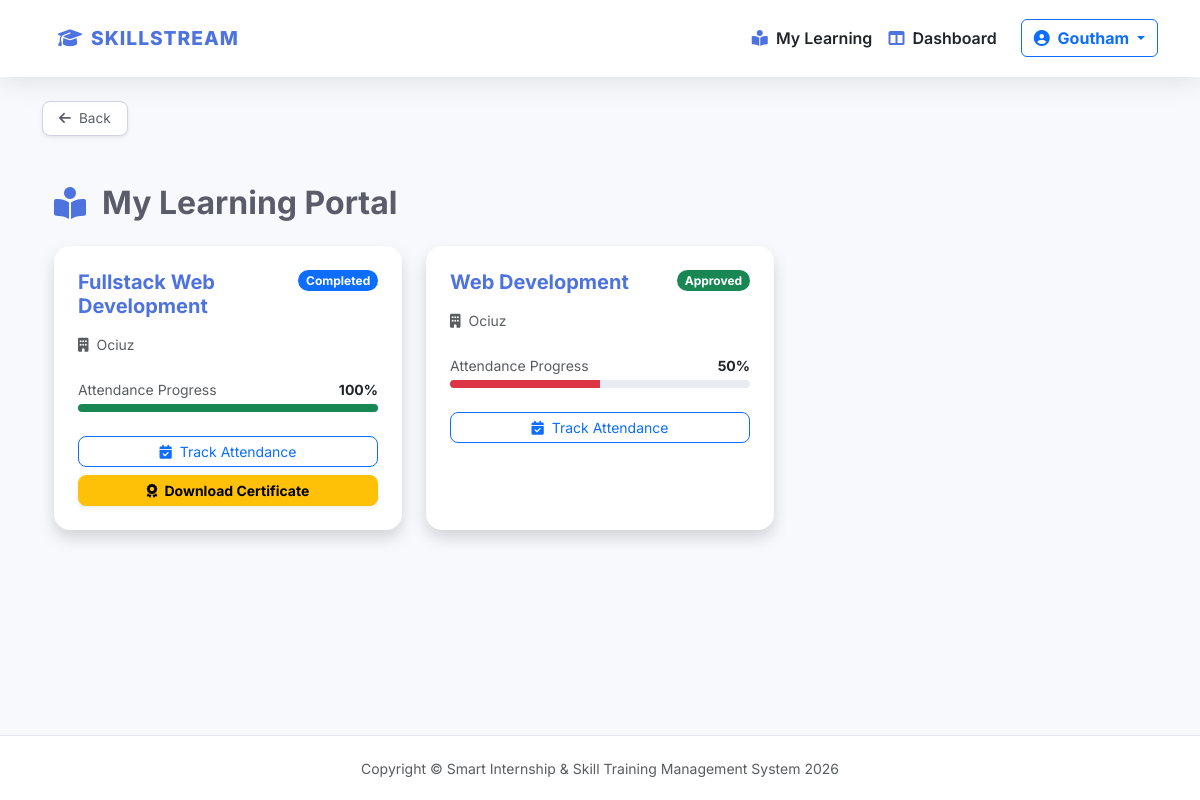
The app's page /my-learning/ (signed in) with its own data.
### student/models.py (models this page shows)
class StudentApplication(models.Model):
    STATUS_CHOICES = [
        ('Pending', 'Pending'),
        ('Approved', 'Approved'),
        ('Rejected', 'Rejected'),
        ('Completed', 'Completed'),
    ]
    student = models.ForeignKey(StudentProfile, on_delete=models.CASCADE)
    program = models.ForeignKey(InternshipProgram, on_delete=models.CASCADE)
    status = models.CharField(max_length=20, default='Pending') # Pending, Approved, Completed

class InternshipProgram(models.Model):
    title = models.CharField(max_length=200)
    institution_name = models.CharField(max_length=255)
    location = models.CharField(max_length=100)
    description = models.TextField()

### student/views.py (the view)
# urls.py: path('my-learning/', my_learning_view, name='my_learning'),
@login_required
def my_learning_view(request):
    student = request.user.studentprofile
    enrolled_apps = StudentApplication.objects.filter(
        student=student,
        status__in=['Approved', 'Completed']
    )
    for app in enrolled_apps:
        records = Attendance.objects.filter(application=app)
        total = records.count()
        present = records.filter(is_present=True).count()
        app.attendance_pct = (present / total * 100) if total > 0 else 0
    return render(request, 'student/my_learning.html', {'enrolled_courses': enrolled_apps})

### templates/student/my_learning.html (shortened to what this page needs)
{% extends 'student/base.html' %}
{% block content %}
<div class="container py-4">
    <div class="d-flex align-items-center mb-4">
        <i class="fas fa-book-reader fa-2x text-primary me-3"></i>
        <h2 class="fw-bold text-gray-800 mb-0">My Learning Portal</h2>
    </div>
    <div class="row">
        {% for app in enrolled_courses %}
        <div class="col-md-6 col-lg-4 mb-4">
            <div class="card shadow border-0 h-100 rounded-4 overflow-hidden">
                <div class="card-body p-4">
                    <div class="d-flex justify-content-between align-items-start mb-3">
                        <h5 class="fw-bold text-primary mb-0">{{ app.program.title }}</h5>
                        <span class="badge {% if app.status == 'Completed' %}bg-primary{% else %}bg-success{% endif %} rounded-pill">
                            {{ app.status }}
                        </span>
                    </div>
                    <p class="text-muted small mb-4"><i class="fas fa-building me-1"></i> {{ app.program.institution_name }}</p>
                    <div class="mb-4">
                        <div class="d-flex justify-content-between small mb-1">
                            <span class="text-muted">Attendance Progress</span>
                            <span class="fw-bold">{{ app.attendance_pct|floatformat:0 }}%</span>
                        </div>
                        <div class="progress" style="height: 8px; border-radius: 10px;">
                            <div class="progress-bar {% if app.attendance_pct < 75 %}bg-danger{% else %}bg-success{% endif %}"
                                 role="progressbar" style="width: {{ app.attendance_pct }}%"></div>
                        </div>
                    </div>
                    <div class="d-grid gap-2">
                        <a href="{% url 'view_attendance' app.id %}" class="btn btn-outline-primary btn-sm rounded-3">
                            <i class="fas fa-calendar-check me-1"></i> Track Attendance
                        </a>
                        {% if app.status == 'Completed' and app.attendance_pct >= 80 %}
                        <a href="{% url 'download_certificate' app.id %}" class="btn btn-warning btn-sm fw-bold rounded-3 shadow-sm">
                            <i class="fas fa-award me-1"></i> Download Certificate
                        </a>
                        {% elif app.status == 'Completed' %}
                        <div class="alert alert-light border small mb-0 py-2">
                            <i class="fas fa-info-circle me-1"></i> Low attendance for certificate.
                        </div>
                        {% endif %}
                    </div>
                </div>
            </div>
        </div>
        {% endfor %}
    </div>
</div>
{% endblock %}

### templates/student/base.html (shortened to what this page needs)
{% load static %}
<!DOCTYPE html>
<html lang="en">
<head>
    <link href="https://cdn.jsdelivr.net/npm/bootstrap@5.3.0/dist/css/bootstrap.min.css" rel="stylesheet">
    <link rel="stylesheet" href="https://cdnjs.cloudflare.com/ajax/libs/font-awesome/6.4.0/css/all.min.css">
    <link rel="stylesheet" href="{% static 'student/css/style.css' %}">
</head>
<body>
    <nav class="navbar navbar-expand-lg navbar-custom sticky-top mb-4">
        <div class="container">
            <a class="sidebar-brand" href="{% url 'track_status' %}">
                <i class="fas fa-graduation-cap me-2"></i>SKILLSTREAM
            </a>
            <div class="collapse navbar-collapse" id="navbarNav">
                <ul class="navbar-nav ms-auto align-items-center">
                    {% if user.is_authenticated %}
                        <li class="nav-item">
                            <a class="nav-link text-dark fw-semibold" href="{% url 'my_learning' %}">
                                <i class="fas fa-book-reader me-1 text-primary"></i> My Learning
                            </a>
                        </li>
                        <li class="nav-item">
                            <a class="nav-link text-dark fw-semibold" href="{% url 'track_status' %}">
                                <i class="fas fa-columns me-1 text-primary"></i> Dashboard
                            </a>
                        </li>
                        <li class="nav-item ms-lg-3">
                            <div class="dropdown">
                                <button class="btn btn-outline-primary dropdown-toggle fw-bold" type="button" data-bs-toggle="dropdown">
                                    <i class="fas fa-user-circle me-1"></i> {{ user.username }}
                                </button>
                            </div>
                        </li>
                    {% else %}
                        <li class="nav-item">
                            <a href="{% url 'login' %}" class="btn btn-primary px-4 fw-bold">Login</a>
                        </li>
                    {% endif %}
                </ul>
            </div>
        </div>
    </nav>
    <main class="container">
        {% if user.is_authenticated and request.resolver_match.url_name != 'track_status' %}
        <div class="mb-4">
            <a href="javascript:history.back()" class="back-btn shadow-sm">
                <i class="fas fa-arrow-left me-2"></i> Back
            </a>
        </div>
        {% endif %}
        {% block content %}
        {% endblock %}
    </main>
    <footer class="footer mt-auto">
        <div class="container text-center">
            <span class="text-muted small">
                Copyright &copy; Smart Internship & Skill Training Management System 2026
            </span>
        </div>
    </footer>
</body>
</html>

### static/student/css/style.css (style rules this page uses)
:root { --sidebar-width: 250px; --primary-blue: #4e73df; --dark-blue: #224abe; --success-green: #1cc88a; --info-teal: #36b9cc; --warning-yellow: #f6c23e; --danger-red: #e74a3b; --bg-light: #f8f9fc; --text-gray: #5a5c69; --card-shadow: 0 0.15rem 1.75rem 0 rgba(58, 59, 69, 0.15); }
body { background-color: var(--bg-light); color: var(--text-gray); font-family: 'Inter', -apple-system, BlinkMacSystemFont, "Segoe UI", Roboto, sans-serif; margin: 0; }
.sidebar-brand { text-align: center; font-weight: 800; font-size: 1.2rem; padding: 1rem; color: white; text-transform: uppercase; letter-spacing: 1px; }
.progress { height: 1.2rem; border-radius: 20px; background-color: #eaecf4; overflow: hidden; }
.progress-bar { font-weight: bold; font-size: 0.75rem; line-height: 1.2rem; }
.text-primary { color: var(--primary-blue) !important; }

### templates/student/base.html (style rules this page uses)
:root { --primary-blue: #4e73df; --dark-blue: #224abe; --bg-light: #f8f9fc; }
body { font-family: 'Inter', sans-serif; background-color: var(--bg-light); display: flex; flex-direction: column; min-height: 100vh; }
.navbar-custom { background-color: white; box-shadow: 0 0.15rem 1.75rem 0 rgba(58, 59, 69, 0.15); }
.sidebar-brand { font-weight: 800; font-size: 1.2rem; color: var(--primary-blue); text-decoration: none; }
main { flex: 1; }
.footer { background: white; padding: 20px 0; border-top: 1px solid #e3e6f0; }
.back-btn { display: inline-flex; align-items: center; padding: 0.4rem 1rem; font-size: 0.85rem; border-radius: 8px; transition: all 0.2s; background: white; border: 1px solid #d1d3e2; color: #5a5c69; text-decoration: none; }

### records on screen
StudentApplication: program "Fullstack Web Development", status "Completed", program.institution_name "Ociuz", attendance_pct "100", shows "Download Certificate"
StudentApplication: program "Web Development", status "Approved", program.institution_name "Ociuz", attendance_pct "50"

### other values on screen
{{ user.username }} "Goutham"
